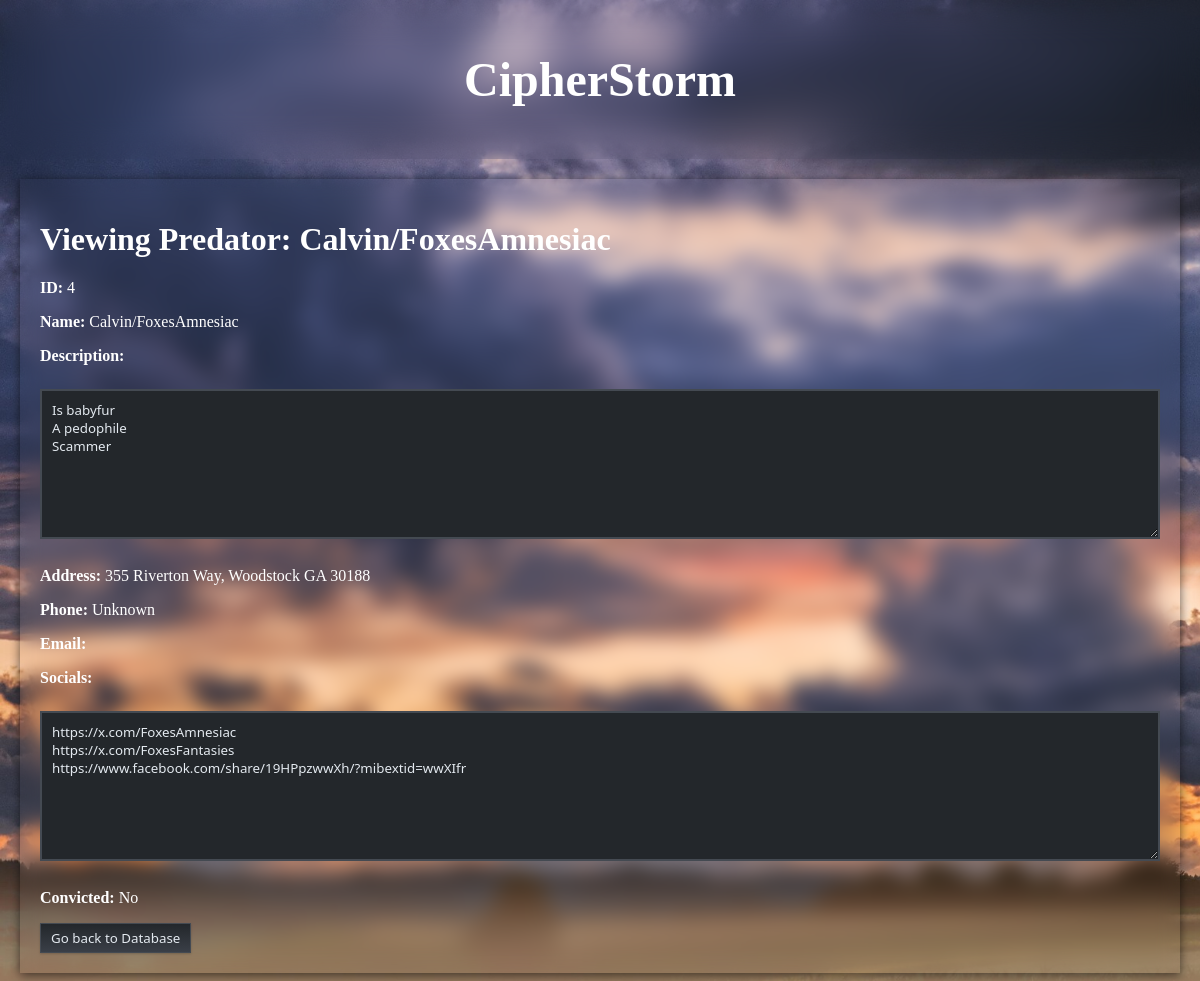
Page /predators/view/4 (signed in) on the earlier database version.
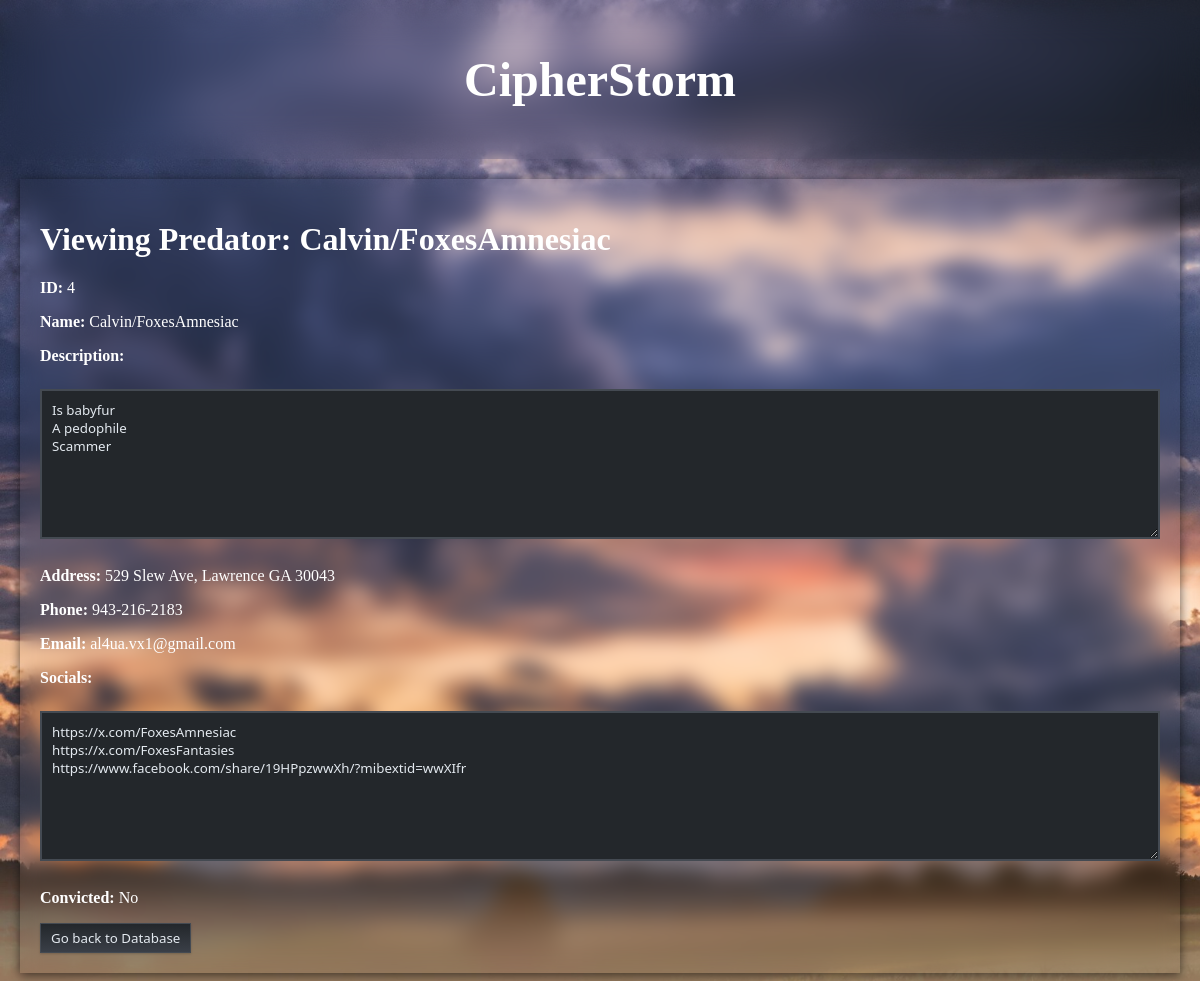
Same page on the later database version.
### tables this page shows
CREATE TABLE predators (
                    id INTEGER PRIMARY KEY AUTOINCREMENT,
                    name TEXT NOT NULL,
                    address TEXT,
                    phone TEXT,
                    email TEXT,
                    description TEXT,
                    convicted BOOLEAN DEFAULT 0,
                    socials TEXT,
                    face_image_url TEXT,
                    born_at DATETIME
                );

### index.py (the view)
@app.route('/predators/view/<int:predator_id>', methods=['GET'])
@login_required
def view_predator(predator_id):
    predators = db.get_all_predators()
    predator = next((p for p in predators if p['id'] == predator_id), None)
    if predator:
        return flask.render_template('database/view_db.html', predator=predator)
    else:
        flash(f'ID {predator_id} not found')

### database.py (called while the page is built)
    def get_connection(self):
        return sqlite3.connect(self.db_path)

    def get_user_by_id(self, user_id):
        try:
            conn = self.get_connection()
            cursor = conn.cursor()
            cursor.execute('''
                SELECT id, username, is_admin
                FROM users
                WHERE id = ?
            ''', (user_id,))
            user_data = cursor.fetchone()
            conn.close()
            if user_data:
                return {
                    'id': user_data[0],
                    'username': user_data[1],
                    'is_admin': bool(user_data[2])
                }
            return None
        except sqlite3.Error as e:
            print(f"{Fore.RED}[-] Error getting user by ID: {e}{Style.RESET_ALL}")
            return None

    def get_all_predators(self):
        try:
            conn = self.get_connection()
            cursor = conn.cursor()
            cursor.execute('SELECT * FROM predators')
            rows = cursor.fetchall()
            conn.close()
            predators = []
            for row in rows:
                predators.append({
                    'id': row[0],
                    'name': row[1],
                    'address': row[2],
                    'phone': row[3],
                    'email': row[4],
                    'description': row[5],
                    'convicted': bool(row[6]),
                    'socials': row[7],
                })
            return predators
        except sqlite3.Error as e:
            print(f"{Fore.RED}[-] Error getting all predators: {e}{Style.RESET_ALL}")
            return []

### index.py (called while the page is built)
@login_manager.user_loader
def load_user(user_id):
    user_data = db.get_user_by_id(int(user_id))
    if user_data:
        return User(user_data)
    return None

### templates/database/view_db.html (shortened to what this page needs)
<!DOCTYPE html>
<html lang="en">
<head>
    <link rel="stylesheet" href="/static/style.css">
</head>
<body>
    <div class="header">
        <h1>CipherStorm</h1>
    </div>
    <div class="main-content">
        <form action="/predators/view/{{ predator.id }}" method="get">
            <h1>Viewing Predator: {{ predator.name }}</h1>
            <p><strong>ID:</strong> {{ predator.id }}</p>
            <p><strong>Name:</strong> {{ predator.name }}</p>
            <p><Strong>Description:</Strong></p>
            <textarea readonly>{{ predator.description }}</textarea>
            <p><strong>Address:</strong> {{ predator.address }}</p>
            <p><strong>Phone:</strong> {{ predator.phone }}</p>
            <p><strong>Email:</strong> {{ predator.email }}</p>
            <p><strong>Socials:</strong></p>
            <textarea readonly>{{ predator.socials }}</textarea>
            <p><strong>Convicted:</strong> {{ 'Yes' if predator.convicted else 'No' }}</p>
        </form>
        <form action="/predators" method="get">
            <button type="submit">Go back to Database</button>
        </form>
    </div>
</body>
</html>

### static/style.css (style rules this page uses)
body { font-family: Tahoma, sans-serifrif; background-color: #f0f0f0; margin: 0; padding: 0; background-image: url("images/home.jpg"); background-size: cover; background-repeat: no-repeat; background-attachment: fixed; }
.header { padding: 20px; text-align: center; font-size: 24px; color: #ffffff; backdrop-filter: blur(20px); -webkit-backdrop-filter: blur(20px); }
textarea { width: 100%; height: 150px; padding: 10px; font-family: 'Segoe UI', Tahoma, Geneva, Verdana, sans-serif; margin: 8px 0; box-sizing: border-box; border: 2px solid #444a52; border-radius: 0px; background-color: #23272b; color: #e3e9ef; transition: background 0.2s, color 0.2s, border 0.2s; }
.main-content { padding: 20px; font-size: 16px; color: #ffffff; box-shadow: 0 2px 10px rgba(0, 0, 0, 0.6); backdrop-filter: blur(10px); -webkit-backdrop-filter: blur(10px); margin: 20px; padding: 20px; transition: all 0.3s ease-in-out; }
button { background: linear-gradient(to bottom, #23272b 0%, #3a3f47 100%); font-family: 'Segoe UI', 'Tahoma', 'Geneva', Verdana, sans-serif; color: #e3e9ef; padding: 5px 10px; border: 1px solid #444a52; cursor: pointer; box-shadow: 0 1px 2px rgba(0,0,0,0.18); transition: background 0.2s ease-in-out, color 0.2s ease-in-out, border 0.2s; }

Differences in the rows shown:
changed predators "Calvin/FoxesAmnesiac": address "355 Riverton Way, Woodstock GA 30188" → "529 Slew Ave, Lawrence GA 30043"; phone "Unknown" → "943-216-2183"; email (not shown) → "al4ua.vx1@gmail.com"
